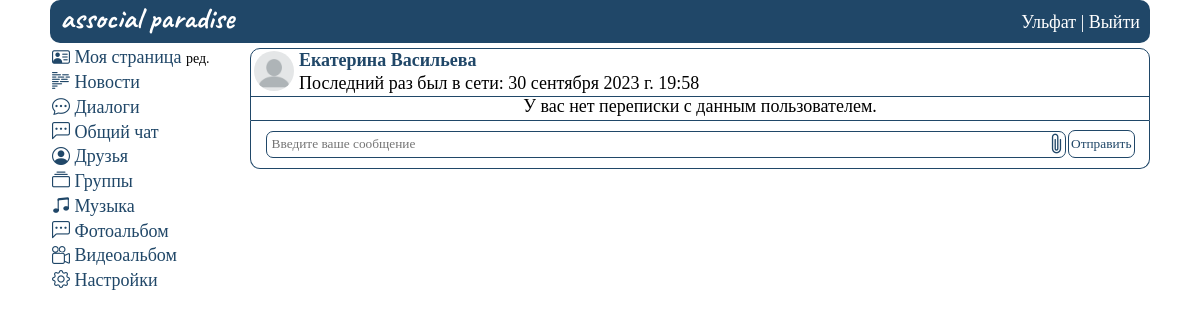
The app's page /dialogues/send3 (signed in) with its own data.
### mysite/models.py (models this page shows, shortened)
class UserProfile(models.Model):
    ciggar_choices = [
        ('p', 'Положительное'),
        ('n', 'Отрицательное'),
    ]
    alco_choices = [
        ('p', 'Положительное'),
        ('n', 'Отрицательное'),
    ]
    gender_choices = [
        ('m', 'Мужской'),
        ('w', 'Женский'),
    ]
    religion_choices = [
        ('chr', 'Христианство'),
        ('isl', 'Ислам'),
        ('ind', 'Индуизм'),
        ('bdm', 'Буддизм'),
        ('iud', 'Иудаизм'),
        ('atm', 'Атеизм'),
    ]
    user = models.OneToOneField(User, on_delete=models.CASCADE)
    avatar = models.ImageField(
        upload_to="mysite/static/images/personal_photos/", blank=True, verbose_name='Аватарка',
        default='mysite/static/images/icons/none_avatar.png')
    first_name = models.CharField(max_length=20, blank=True, null=True, verbose_name='Имя')
    last_name = models.CharField(max_length=20, blank=True, null=True, verbose_name='Фамилия')
    birthdate = models.DateField(blank=True, null=True, verbose_name='Дата рождения')
    gender = models.CharField(max_length=1, blank=True, null=True, choices=gender_choices, verbose_name='Пол')
    hometown = models.CharField(max_length=30, blank=True, null=True, verbose_name='Родной город')
    fav_music = models.CharField(max_length=30, blank=True, null=True, verbose_name='Любимая музыка')
    fav_movies = models.CharField(max_length=30, blank=True, null=True, verbose_name='Любимые фильмы')
    fav_quotes = models.CharField(max_length=30, blank=True, null=True, verbose_name='Любимые цитаты')
    ciggar = models.CharField(max_length=1, blank=True, null=True, choices=ciggar_choices,
                              verbose_name='Отношение к курению')
    alco = models.CharField(max_length=1, blank=True, null=True, choices=alco_choices,
                            verbose_name='Отношение к алкоголю')
    religion = models.CharField(max_length=3, blank=True, null=True, choices=religion_choices, verbose_name='Религия')
    about = models.TextField(max_length=150, blank=True, null=True, verbose_name='О себе')
    plink = models.CharField(max_length=10, blank=True, null=True, verbose_name='Короткая ссылка')
    telegram = models.CharField(max_length=30, blank=True, null=True, verbose_name='Telegram')
    instagram = models.CharField(max_length=30, blank=True, null=True, verbose_name='Instagram')
    email = models.EmailField(max_length=30, blank=True, null=True, verbose_name='Почта')
    phone = models.CharField(max_length=12, blank=True, null=True, verbose_name='Телефон')
    class Meta:
        verbose_name_plural = 'Информация о пользователях'

### mysite/views.py (the view, shortened to what this page needs)
# urls.py: path('dialogues/send<int:pk>', viewDialogues, name='viewDialogues'),
@login_required(login_url='home')
def viewDialogues(request, pk):
    clean_id = re.findall(r'\d+', request.path)  # Получение id пользователя
    userid = getAuthUser(request)
    personal_data = getUser(userid)
    form = DialogsForm()
    allDialogues = getAllMessages(userid)
    unread_messages = calculation_unread(allDialogues, userid)
    dialogues = Dialogs.objects.raw(
        f'select * from mysite_dialogs di join mysite_userprofile up on di.user_sender_id = up.user_id where di.user_sender_id = {clean_id[0]} and di.user_recipient_id = {userid} or di.user_sender_id = {userid} and di.user_recipient_id = {clean_id[0]} order by di.time_create desc')
    user_info = UserProfile.objects.raw(
        f'select * from mysite_userprofile up join auth_user au on au.id = up.user_id where up.user_id = {clean_id[0]}')
    try:
        dialogObj = HaveDialog.objects.get(user_sender_id=clean_id[0], user_recipient_id=userid,
                                           last_sender=clean_id[0])
        dialogObj.status_message = 1
        if dialogObj:
            dialogObj2 = HaveDialog.objects.get(user_sender_id=userid, user_recipient_id=clean_id[0],
                                                last_sender=clean_id[0])
            dialogObj2.status_message = 1
            dialogObj2.save()
        dialogObj.save()
    except:
        pass
    data = {
        'allDialogues': allDialogues,
        'unread_messages': unread_messages,
        'userid': userid,
        'dialogues': dialogues,
        'form': form,
        'user_info': user_info,
        'personal_data': personal_data
    }
    return render(request, 'viewDialogues.html', data)

### mysite/forms.py
class DialogsForm(ModelForm):
    class Meta:
        model = Dialogs
        fields = ['private_message', 'private_img']
        widgets = {
            "private_message": TextInput(attrs={
                'placeholder': 'Введите ваше сообщение',
                'autofocus': True,
            }),
            "private_img": FileInput(attrs={
                'style': 'display:none',
            })
        }

### mysite/views.py (called while the page is built)
def getAuthUser(request):
    return request.session.get('is_auth', False)

def getUser(userid):
    return UserProfile.objects.get(user_id=userid)

def calculation_unread(messages, userid):
    msg = 0
    for i in messages:
        if i.status_message == 0 and int(i.last_sender) != userid:
            msg += 1
    return msg

def getAllMessages(userid):
    allMsg = HaveDialog.objects.raw(
        f'select 1 as id, up.first_name as name_sender, up2.first_name as name_recipient, hd.time_update, hd.last_sender, up3.first_name as name_last_sender, hd.user_recipient_id, hd.user_sender_id, hd.status_message, up.avatar, hd.last_message from mysite_havedialog hd join mysite_userprofile up on up.user_id = hd.user_sender_id join mysite_userprofile up2 on up2.user_id = hd.user_recipient_id join mysite_userprofile up3 on up3.user_id = hd.last_sender where hd.user_recipient_id = {userid} order by hd.time_update desc')
    return allMsg

### mysite/templates/viewDialogues.html (shortened to what this page needs)
{%extends 'base.html'%}
{% load static %}
{%block content%}
    <div class="wrapper_users">
    {% include "header.html" %}
    <div class="rows_user">
        <div class="col1_user">
            {% include "menu.html" %}
        </div>
        <div class="col2_user">
            <div class="dialogs__content2">
                <div class="dialogs__items">
                    {% for row in user_info %}
                    <div class="user__info">
                        <div class="user__info__row">
                            <div class="user__name_photo">
                                <a href="{% url 'viewUser' row.id %}"><img src="{% static row.avatar|cut:'mysite/static' %}" class="img"></a>
                            </div>
                            <div class="user__name">
                                <div class="user__first_name">
                                    <a href="{% url 'viewUser' row.id %}">{{ row.first_name }} {{ row.last_name }}</a>
                                </div>
                                <div class="user__time">
                                    {% if row.last_login %}Последний раз был в сети: {{ row.last_login }} {% else %} Данный пользователь еще не появлялся в сети.{% endif %}
                                </div>
                            </div>
                        </div>
                    </div>
                    {% endfor %}
                    {% if dialogues %}
                    <div class="dialogs__item">
                    {% for item in dialogues %}
                        <div class="dialogs__info">
                            <div class="dialogs__image">
                                <a href="{% url 'viewUser' item.user_sender_id %}"><img class="img" src="{% static item.avatar|cut:'mysite/static' %}"></a>
                            </div>
                            <div class="dialogs__sender">
                                <a href="{% url 'viewUser' item.user_sender_id %}" class=''>{{ item.first_name }}</a><span class="dialogs__time">{{ item.time_create }}</span>
                                <div class="dialog__message">
                                    {{ item.private_message }}
                                    {% if item.private_img %}
                                    <div class="message__pic">
                                        <img src="{% static item.private_img|cut:'mysite/static' %}">
                                    </div>
                                    {% endif %}
                                </div>
                            </div>
                        </div>
                    {% endfor %}
                    </div>
                    {% else %}
                    <div class="none_dialogs">
                        <span>У вас нет переписки с данным пользователем.</span>
                    </div>
                    {% endif %}
                </div>
            </div>
            <div class="dialog_form">
                <form method="post" enctype="multipart/form-data">
                    <div class="flex_obj">
                      <div class="wall_form">
                        {{ form.private_message }}
                      </div>
                        <label for="id_private_img" class='clip_icon bi bi-paperclip' style='font-size: 1.5rem; color: #204768;'></label>
                        <div class="wall_form_button">
                            <button type="submit">Отправить</button>
                        </div>
                </form>
            </div>
        </div>
    </div>
{%endblock%}

### mysite/templates/header.html
{%extends 'base.html'%}
{% load static %}
{%block content%}
<header class="header">
      <ul class="header__sidebar">
        <li class="header__logo"><a href="{% url 'home' %}">associal paradise</a></li>
        <li class="header__item"><a href="{% url 'home' %}">{{personal_data.first_name}}</a> | <a type="submit" href="{% url 'out' %}">Выйти</a></li>
      </ul>
 </header>
{%endblock%}

### mysite/static/css/index.css (style rules this page uses)
* { padding: 0; margin: 0; border: 0; }
*,*:before,*:after { -moz-box-sizing: border-box; -webkit-box-sizing: border-box; box-sizing: border-box; }
nav,footer,header,aside { display: block; }
html,body { height: 100%; width: 100%; font-size: 100%; line-height: 1; font-size: 14px; -ms-text-size-adjust: 100%; -moz-text-size-adjust: 100%; -webkit-text-size-adjust: 100%; }
input,button,textarea { font-family:inherit; }
button { cursor: pointer;background: none; }
a, a:visited { text-decoration: none; color: black; }
ul li { list-style-type: none; }
li { list-style-type: none; }
img { vertical-align: top; }
a { color: black }
.none_dialogs { padding: 0px 5px 5px 5px; text-align: center; }
.header { background-color: #204768; padding: 0 10px; margin: 0 0 5px 0; border-radius: 10px; }
.header__sidebar { display: flex; justify-content: space-between; padding: 2.5px 0 7px 0; color: white; }
.header__logo { font-family: 'Caveat', cursive; font-weight: 900; font-size: 30px; }
.header a { color: white; }
.header__item { margin: 10px 0 5px 0; }
.wall_form { margin: 5px 0 0 0; width: 800px; }
.dialog_form form { margin: 0 0 0 15px; }
.wall_form input { border: 1px solid #204768; width: 100%; border-radius: 7px; padding: 4.6px; }
.wall_form_button button, .photos_form_button button, .change__btn button { border: 1px solid #204768; border-radius: 7px; color: #204768; padding: 5px 2px 5px 2px; margin: 4px 0 0 1px; }
.clip_icon { margin: 7px 0 0 -20px; cursor: pointer; }
.flex_obj { display: flex; }
.wrapper_main, .wrapper_users, .wrapper_change, .wrapper_views { width: 1100px; font-size: 18px; margin-left: auto; margin-right: auto; }
.rows_user, .rows_change, .rows_views { display: flex; justify-content: space-between; }
.col1, .col1_user, .col1_change, .col1_views { width: 200px; padding: 0 14px 0 2px; }
.col2_user, .col2_change, .col2_views { text-align: left; width: 900px; max-width: 900px; flex-wrap: wrap; }
.dialog_form { border: 1px solid #204768; border-top: 0; padding: 5px 0 5px 0; border-bottom-left-radius: 10px; border-bottom-right-radius: 10px; }
.dialogs__content2 { border: 1px solid #204768; border-top-right-radius: 10px; border-top-left-radius: 10px; }
.img { width: 40px; height: 40px; object-fit: cover; border-radius: 50%; }
.user__info { border-bottom: 1px solid #204768; padding: 2px 3px 2px 3px; }
.user__info a { color: #204768; font-weight: 900; font-size: 16px; }
.user__info__row { display: flex; margin: 0 0 2px 0; }
.user__name { margin: 0 0 0 5px; }
.user__name a { font-size: 18px; }
.user__time { margin: 5px 0 0 0; }

### records on screen
UserProfile: first_name "Ульфат"
UserProfile: avatar (picture), first_name "Екатерина", last_name "Васильева", last_login "30 сентября 2023 г. 19:58"
